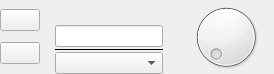
<?xml version="1.0" encoding="UTF-8"?>
<ui version="4.0">
 <class>SpinBoxA</class>
 <widget class="QWidget" name="SpinBoxA">
  <property name="geometry">
   <rect>
    <x>0</x>
    <y>0</y>
    <width>274</width>
    <height>74</height>
   </rect>
  </property>
  <property name="sizePolicy">
   <sizepolicy hsizetype="Preferred" vsizetype="Maximum">
    <horstretch>0</horstretch>
    <verstretch>0</verstretch>
   </sizepolicy>
  </property>
  <property name="windowTitle">
   <string>Form</string>
  </property>
  <layout class="QHBoxLayout" name="horizontalLayout">
   <property name="spacing">
    <number>15</number>
   </property>
   <property name="leftMargin">
    <number>0</number>
   </property>
   <property name="topMargin">
    <number>0</number>
   </property>
   <property name="rightMargin">
    <number>0</number>
   </property>
   <property name="bottomMargin">
    <number>0</number>
   </property>
   <item>
    <layout class="QVBoxLayout" name="verticalLayout">
     <property name="spacing">
      <number>2</number>
     </property>
     <item>
      <widget class="QPushButton" name="SBA_UpButton">
       <property name="sizePolicy">
        <sizepolicy hsizetype="Fixed" vsizetype="Fixed">
         <horstretch>0</horstretch>
         <verstretch>0</verstretch>
        </sizepolicy>
       </property>
       <property name="text">
        <string/>
       </property>
       <property name="autoRepeat">
        <bool>true</bool>
       </property>
       <property name="autoRepeatInterval">
        <number>20</number>
       </property>
      </widget>
     </item>
     <item>
      <widget class="QPushButton" name="SBA_DownButton">
       <property name="sizePolicy">
        <sizepolicy hsizetype="Fixed" vsizetype="Fixed">
         <horstretch>0</horstretch>
         <verstretch>0</verstretch>
        </sizepolicy>
       </property>
       <property name="text">
        <string/>
       </property>
       <property name="autoRepeat">
        <bool>true</bool>
       </property>
       <property name="autoRepeatInterval">
        <number>20</number>
       </property>
      </widget>
     </item>
    </layout>
   </item>
   <item>
    <layout class="QVBoxLayout" name="verticalLayout_2">
     <property name="spacing">
      <number>0</number>
     </property>
     <item>
      <widget class="QLabel" name="SBA_Label">
       <property name="text">
        <string/>
       </property>
      </widget>
     </item>
     <item>
      <widget class="QLineEdit" name="SBA_LineEdit">
       <property name="sizePolicy">
        <sizepolicy hsizetype="Minimum" vsizetype="Fixed">
         <horstretch>0</horstretch>
         <verstretch>0</verstretch>
        </sizepolicy>
       </property>
      </widget>
     </item>
     <item>
      <widget class="QFrame" name="SBA_Line">
       <property name="minimumSize">
        <size>
         <width>0</width>
         <height>5</height>
        </size>
       </property>
       <property name="maximumSize">
        <size>
         <width>16777215</width>
         <height>5</height>
        </size>
       </property>
       <property name="frameShape">
        <enum>QFrame::HLine</enum>
       </property>
       <property name="frameShadow">
        <enum>QFrame::Plain</enum>
       </property>
      </widget>
     </item>
     <item>
      <widget class="QComboBox" name="SBA_Combobox"/>
     </item>
    </layout>
   </item>
   <item>
    <widget class="scopy::gui::CompletionCircle" name="SBA_CompletionCircle"/>
   </item>
  </layout>
 </widget>
 <customwidgets>
  <customwidget>
   <class>scopy::gui::CompletionCircle</class>
   <extends>QDial</extends>
   <header>completion_circle.hpp</header>
  </customwidget>
 </customwidgets>
 <resources/>
 <connections/>
</ui>
